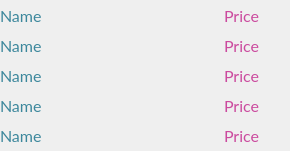
     <widget class="QFrame" name="frame_11">
      <property name="geometry">
       <rect>
        <x>350</x>
        <y>810</y>
        <width>290</width>
        <height>151</height>
       </rect>
      </property>
      <property name="font">
       <font>
        <family>Lato</family>
        <pointsize>12</pointsize>
        <weight>50</weight>
        <italic>false</italic>
        <bold>false</bold>
       </font>
      </property>
      <property name="styleSheet">
       <string notr="true">font: 12pt &quot;Lato&quot;;</string>
      </property>
      <property name="frameShape">
       <enum>QFrame::NoFrame</enum>
      </property>
      <widget class="QFrame" name="frame_34">
       <property name="geometry">
        <rect>
         <x>0</x>
         <y>0</y>
         <width>201</width>
         <height>151</height>
        </rect>
       </property>
       <property name="font">
        <font>
         <family>Lato</family>
         <pointsize>12</pointsize>
         <weight>50</weight>
         <italic>false</italic>
         <bold>false</bold>
        </font>
       </property>
       <property name="styleSheet">
        <string notr="true">color: rgba(60, 135, 156, 1);</string>
       </property>
       <property name="frameShape">
        <enum>QFrame::NoFrame</enum>
       </property>
       <widget class="QLabel" name="name_60">
        <property name="geometry">
         <rect>
          <x>0</x>
          <y>0</y>
          <width>201</width>
          <height>31</height>
         </rect>
        </property>
        <property name="font">
         <font>
          <family>Lato</family>
          <pointsize>12</pointsize>
          <weight>50</weight>
          <italic>false</italic>
          <bold>false</bold>
         </font>
        </property>
        <property name="text">
         <string>Name</string>
        </property>
       </widget>
       <widget class="QLabel" name="name_61">
        <property name="geometry">
         <rect>
          <x>0</x>
          <y>30</y>
          <width>201</width>
          <height>31</height>
         </rect>
        </property>
        <property name="font">
         <font>
          <family>Lato</family>
          <pointsize>12</pointsize>
          <weight>50</weight>
          <italic>false</italic>
          <bold>false</bold>
         </font>
        </property>
        <property name="text">
         <string>Name</string>
        </property>
       </widget>
       <widget class="QLabel" name="name_63">
        <property name="geometry">
         <rect>
          <x>0</x>
          <y>90</y>
          <width>201</width>
          <height>31</height>
         </rect>
        </property>
        <property name="font">
         <font>
          <family>Lato</family>
          <pointsize>12</pointsize>
          <weight>50</weight>
          <italic>false</italic>
          <bold>false</bold>
         </font>
        </property>
        <property name="text">
         <string>Name</string>
        </property>
       </widget>
       <widget class="QLabel" name="name_62">
        <property name="geometry">
         <rect>
          <x>0</x>
          <y>60</y>
          <width>201</width>
          <height>31</height>
         </rect>
        </property>
        <property name="font">
         <font>
          <family>Lato</family>
          <pointsize>12</pointsize>
          <weight>50</weight>
          <italic>false</italic>
          <bold>false</bold>
         </font>
        </property>
        <property name="text">
         <string>Name</string>
        </property>
       </widget>
       <widget class="QLabel" name="name_64">
        <property name="geometry">
         <rect>
          <x>0</x>
          <y>120</y>
          <width>201</width>
          <height>31</height>
         </rect>
        </property>
        <property name="font">
         <font>
          <family>Lato</family>
          <pointsize>12</pointsize>
          <weight>50</weight>
          <italic>false</italic>
          <bold>false</bold>
         </font>
        </property>
        <property name="text">
         <string>Name</string>
        </property>
       </widget>
      </widget>
      <widget class="QFrame" name="frame_35">
       <property name="geometry">
        <rect>
         <x>199</x>
         <y>0</y>
         <width>91</width>
         <height>151</height>
        </rect>
       </property>
       <property name="font">
        <font>
         <family>Lato</family>
         <pointsize>12</pointsize>
         <weight>50</weight>
         <italic>false</italic>
         <bold>false</bold>
        </font>
       </property>
       <property name="layoutDirection">
        <enum>Qt::LeftToRight</enum>
       </property>
       <property name="styleSheet">
        <string notr="true">color: rgba(203, 74, 158, 1);</string>
       </property>
       <property name="frameShape">
        <enum>QFrame::NoFrame</enum>
       </property>
       <widget class="QLabel" name="price_60">
        <property name="geometry">
         <rect>
          <x>0</x>
          <y>0</y>
          <width>60</width>
          <height>31</height>
         </rect>
        </property>
        <property name="font">
         <font>
          <family>Lato</family>
          <pointsize>12</pointsize>
          <weight>50</weight>
          <italic>false</italic>
          <bold>false</bold>
         </font>
        </property>
        <property name="text">
         <string>Price</string>
        </property>
        <property name="alignment">
         <set>Qt::AlignRight|Qt::AlignTrailing|Qt::AlignVCenter</set>
        </property>
       </widget>
       <widget class="QLabel" name="label_215">
        <property name="geometry">
         <rect>
          <x>60</x>
          <y>0</y>
          <width>32</width>
          <height>32</height>
         </rect>
        </property>
        <property name="styleSheet">
         <string notr="true">border-image: url(:/newPrefix/PlatIcon.png);</string>
        </property>
        <property name="text">
         <string/>
        </property>
       </widget>
       <widget class="QLabel" name="label_216">
        <property name="geometry">
         <rect>
          <x>60</x>
          <y>30</y>
          <width>32</width>
          <height>32</height>
         </rect>
        </property>
        <property name="styleSheet">
         <string notr="true">border-image: url(:/newPrefix/PlatIcon.png);</string>
        </property>
        <property name="text">
         <string/>
        </property>
       </widget>
       <widget class="QLabel" name="price_61">
        <property name="geometry">
         <rect>
          <x>0</x>
          <y>30</y>
          <width>60</width>
          <height>31</height>
         </rect>
        </property>
        <property name="font">
         <font>
          <family>Lato</family>
          <pointsize>12</pointsize>
          <weight>50</weight>
          <italic>false</italic>
          <bold>false</bold>
         </font>
        </property>
        <property name="text">
         <string>Price</string>
        </property>
        <property name="alignment">
         <set>Qt::AlignRight|Qt::AlignTrailing|Qt::AlignVCenter</set>
        </property>
       </widget>
       <widget class="QLabel" name="price_63">
        <property name="geometry">
         <rect>
          <x>0</x>
          <y>90</y>
          <width>60</width>
          <height>31</height>
         </rect>
        </property>
        <property name="font">
         <font>
          <family>Lato</family>
          <pointsize>12</pointsize>
          <weight>50</weight>
          <italic>false</italic>
          <bold>false</bold>
         </font>
        </property>
        <property name="text">
         <string>Price</string>
        </property>
        <property name="alignment">
         <set>Qt::AlignRight|Qt::AlignTrailing|Qt::AlignVCenter</set>
        </property>
       </widget>
       <widget class="QLabel" name="label_219">
        <property name="geometry">
         <rect>
          <x>60</x>
          <y>60</y>
          <width>32</width>
          <height>32</height>
         </rect>
        </property>
        <property name="styleSheet">
         <string notr="true">border-image: url(:/newPrefix/PlatIcon.png);</string>
        </property>
        <property name="text">
         <string/>
        </property>
       </widget>
       <widget class="QLabel" name="label_220">
        <property name="geometry">
         <rect>
          <x>60</x>
          <y>90</y>
          <width>32</width>
          <height>32</height>
         </rect>
        </property>
        <property name="styleSheet">
         <string notr="true">border-image: url(:/newPrefix/PlatIcon.png);</string>
        </property>
        <property name="text">
         <string/>
        </property>
       </widget>
       <widget class="QLabel" name="price_62">
        <property name="geometry">
         <rect>
          <x>0</x>
          <y>60</y>
          <width>60</width>
          <height>31</height>
         </rect>
        </property>
        <property name="font">
         <font>
          <family>Lato</family>
          <pointsize>12</pointsize>
          <weight>50</weight>
          <italic>false</italic>
          <bold>false</bold>
         </font>
        </property>
        <property name="text">
         <string>Price</string>
        </property>
        <property name="alignment">
         <set>Qt::AlignRight|Qt::AlignTrailing|Qt::AlignVCenter</set>
        </property>
       </widget>
       <widget class="QLabel" name="label_222">
        <property name="geometry">
         <rect>
          <x>60</x>
          <y>120</y>
          <width>32</width>
          <height>32</height>
         </rect>
        </property>
        <property name="styleSheet">
         <string notr="true">border-image: url(:/newPrefix/PlatIcon.png);</string>
        </property>
        <property name="text">
         <string/>
        </property>
       </widget>
       <widget class="QLabel" name="price_64">
        <property name="geometry">
         <rect>
          <x>0</x>
          <y>120</y>
          <width>60</width>
          <height>31</height>
         </rect>
        </property>
        <property name="font">
         <font>
          <family>Lato</family>
          <pointsize>12</pointsize>
          <weight>50</weight>
          <italic>false</italic>
          <bold>false</bold>
         </font>
        </property>
        <property name="text">
         <string>Price</string>
        </property>
        <property name="alignment">
         <set>Qt::AlignRight|Qt::AlignTrailing|Qt::AlignVCenter</set>
        </property>
       </widget>
      </widget>
     </widget>
